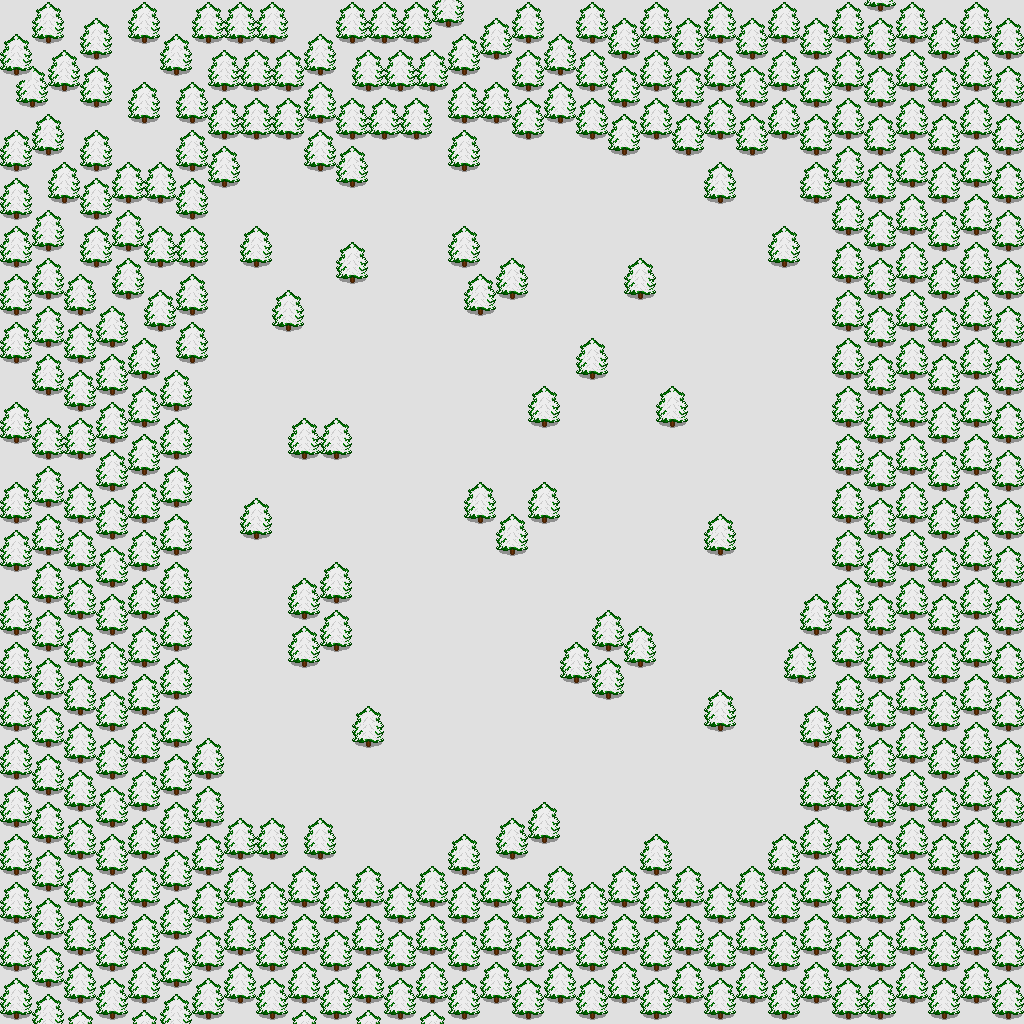

This is a level from a 2D game, rendered from its Tiled map with the project's own tilesets. A one-line summary and the map file follow, with tile-layer data summarised:
An orthogonal 64x64 tile map with 16x16 px tiles, 2 tile layers (Tile Layer 1, Collision Layer) and 21 objects (9x TROLL, 5x FROST_ELEMENTAL, 4x CHEST, BLUE_PORTAL, TELEPORTER, ...).

<map version="1.2" tiledversion="1.2.3536" orientation="orthogonal" renderorder="right-down" width="64" height="64" tilewidth="16" tileheight="16" infinite="0" nextlayerid="5" nextobjectid="79">
 <tileset firstgid="1" source="FROSTLANDS.tsx" />
 <layer id="1" name="Tile Layer 1" width="64" height="64">
  <data>[4096 cells, 4096 non-empty, 1 distinct tile ids]</data>
 </layer>
 <layer id="2" name="Collision Layer" width="64" height="64">
  <data>[4096 cells, 2453 non-empty, 6 distinct tile ids]</data>
 </layer>
 <objectgroup id="4" name="Object Layer 1">
  <object id="1" name="BLUE_PORTAL" x="438.458" y="410.293" />
  <object id="2" name="CASTLE" type="TELEPORTER" x="436.958" y="413.293">
   <properties>
    <property name="ID" type="int" value="1015" />
   </properties>
  </object>
  <object id="3" name="START" x="425.416" y="359.001" width="26" height="24.75" />
  <object id="61" name="CHEST" x="657" y="184.5" />
  <object id="62" name="CHEST" x="762" y="801" />
  <object id="63" name="CHEST" x="262" y="620" />
  <object id="64" name="CHEST" x="272" y="175" />
  <object id="65" name="TROLL" x="777.333" y="325.333" />
  <object id="66" name="TROLL" x="568" y="197.333" />
  <object id="67" name="TROLL" x="790.667" y="439.333" />
  <object id="68" name="TROLL" x="644" y="785.333" />
  <object id="69" name="TROLL" x="742" y="600.667" />
  <object id="70" name="TROLL" x="406.667" y="808" />
  <object id="71" name="TROLL" x="522.667" y="606.667" />
  <object id="72" name="TROLL" x="242.667" y="392" />
  <object id="73" name="TROLL" x="305.333" y="212" />
  <object id="74" name="FROST_ELEMENTAL" x="766.667" y="736.667" />
  <object id="75" name="FROST_ELEMENTAL" x="467" y="747" />
  <object id="76" name="FROST_ELEMENTAL" x="349" y="515" />
  <object id="77" name="FROST_ELEMENTAL" x="565" y="276" />
  <object id="78" name="FROST_ELEMENTAL" x="715" y="352" />
 </objectgroup>
</map>
